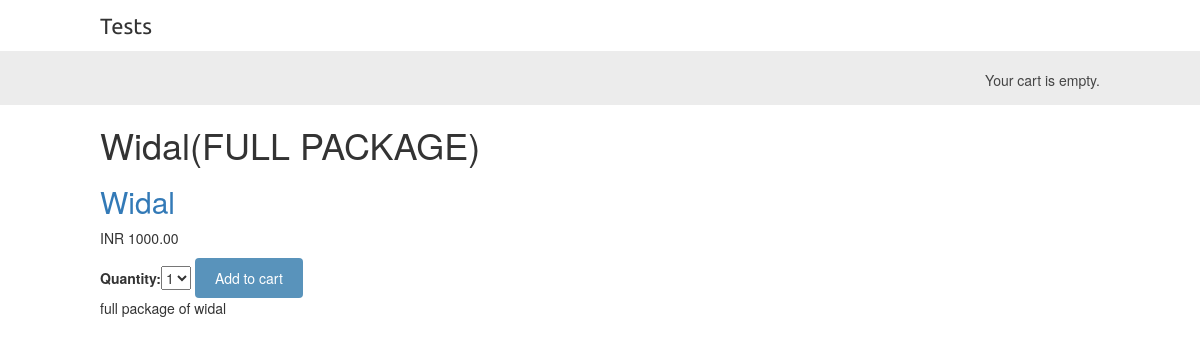
The app's page /test-app/44/widalfull-package/ (signed in) with its own data.
### testapp/models.py (models this page shows, shortened)
class Test(models.Model):
    package = models.ForeignKey(Package, related_name='tests')
    name = models.CharField(max_length=200, db_index=True)
    slug = models.SlugField(max_length=200, db_index=True)
    description = models.TextField(blank=True)
    price = models.DecimalField(max_digits=10, decimal_places=2)
    created = models.DateTimeField(auto_now_add=True)
    updated = models.DateTimeField(auto_now=True)
    class Meta:
        ordering = ('-created',)
        index_together = (('id', 'slug'),)

class Package(models.Model):
    name = models.CharField(max_length=200, db_index=True)
    slug = models.SlugField(max_length=200, db_index=True, unique=True)
    class Meta:
        ordering = ('name',)
        verbose_name = 'package'
        verbose_name_plural = 'packages'
    def __str__(self):
        return self.name

### testapp/views.py (the view)
# urls.py: url(r'^(?P<id>\d+)/(?P<slug>[-\w]+)/$', views.test_detail, name='test_detail'),
@login_required
def test_detail(request, id, slug):
    test = get_object_or_404(Test, id=id, slug=slug)
    cart_test_form = CartAddTestForm()
    return render(request,
                  'testapp/test/detail.html',
                  {'test': test,
                  'cart_test_form': cart_test_form})

### cart/forms.py
class CartAddTestForm(forms.Form):
    quantity = forms.TypedChoiceField(choices=TEST_QUANTITY_CHOICES,
                                      coerce=int)
    update = forms.BooleanField(required=False,
                                initial=False,
                                widget=forms.HiddenInput)

### cart/cart.py (called while the page is built)
    def __len__(self):
        return sum(item['quantity'] for item in self.cart.values())

### cart/context_processors.py (called while the page is built)
def cart(request):
    return {'cart': Cart(request) }

### hosp/testapp/templates/testapp/test/detail.html (shortened to what this page needs)
{% extends "testapp/base.html" %}
{% load static %}
{% block content %}
    <div class="test-detail">
        <h1>{{ test.name }}</h1>
        <h2><a href="{{ product.category.get_absolute_url }}">{{ test.package }}</a></h2>
        <p class="price">INR {{ test.price }}</p>
        <form action="{% url "cart:cart_add" test.id %}" method="post">
            {{ cart_test_form }}
            <input type="submit" value="Add to cart">
        </form>
        {{ test.description|linebreaks }}
    </div>
{% endblock %}

### hosp/testapp/static/css/base.css (style rules this page uses)
body { margin:0; padding:0; font-family:helvetica, sans-serif; }
h1, h2, h3, h4, h5 , h6 { font-family: 'Ubuntu', sans-serif; font-weight:normal; }
a { text-decoration:none; color:#5993bb; }
a.button, input[type="submit"] { color:#fff; background:#5993bb; border-radius:4px; padding:10px 20px; font-size:14px; border:0; }

### records on screen
Test: name "Widal(FULL PACKAGE)", package "Widal", price "1000.00", description "full package of widal"
